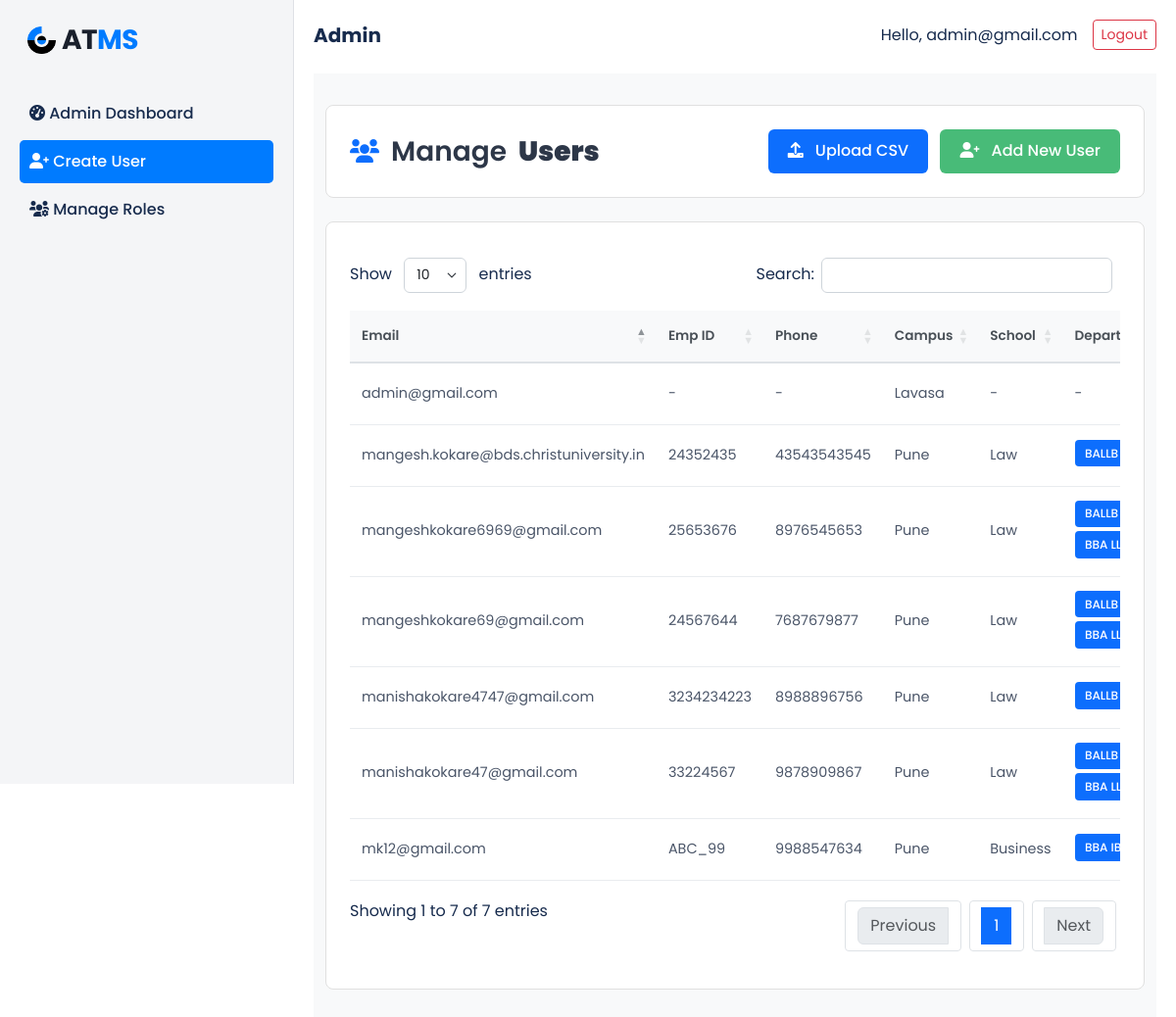
/accounts/create_user/ (signed in), run on an earlier commit of the app's database.
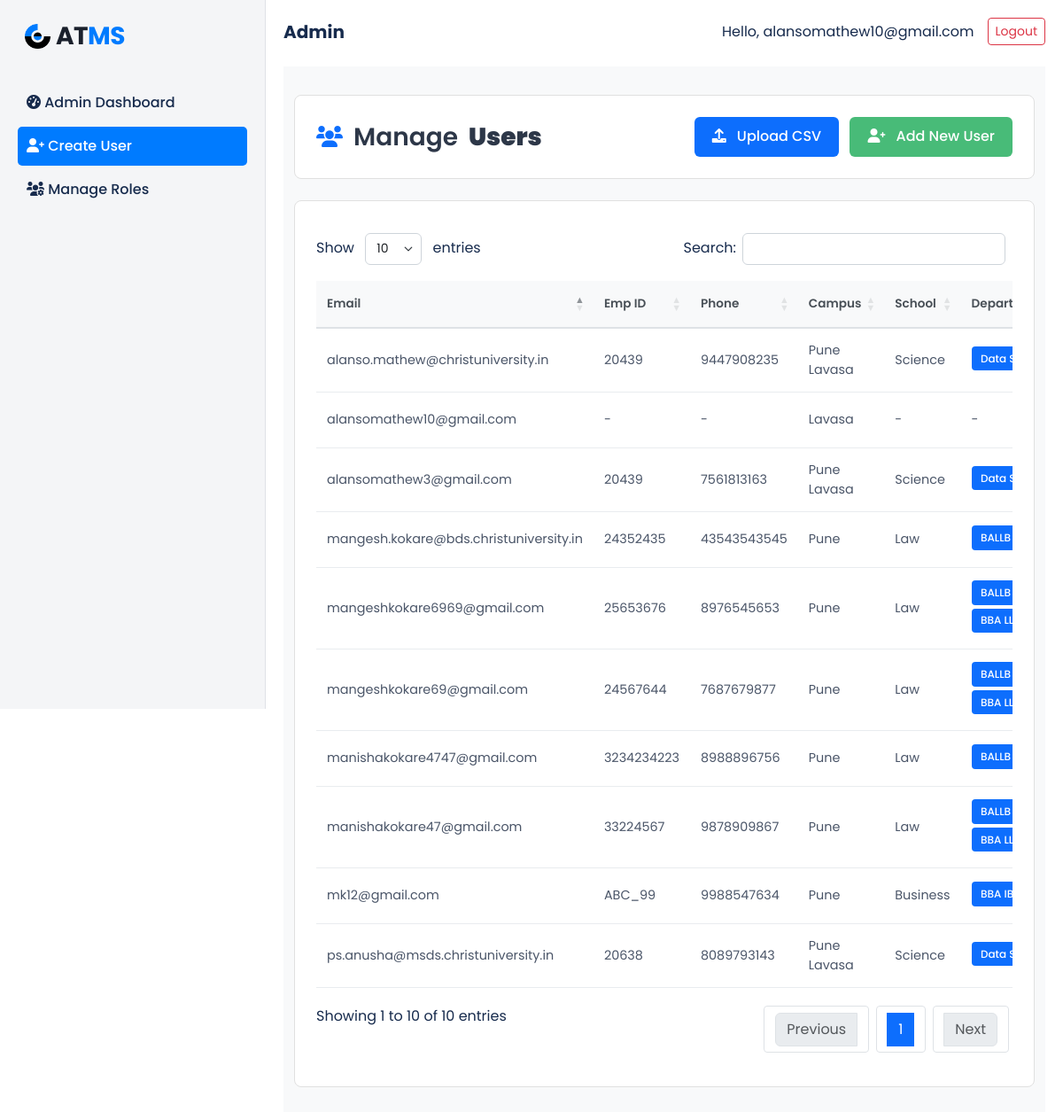
And on a later commit of the database.
### accounts/models.py (models this page shows, shortened)
class CustomUser(AbstractUser):
    emp_id = models.CharField(max_length=20, blank=True, null=True)
    campus = models.ForeignKey('Campus', on_delete=models.SET_NULL, null=True, blank=True)
    school = models.ForeignKey('School', on_delete=models.SET_NULL, null=True, blank=True)
    department = models.ManyToManyField('Department', blank=True)
    phone_number = models.CharField(max_length=15, blank=True, null=True)
    gender = models.CharField(max_length=10, blank=True, null=True)
    phone_no = models.CharField(max_length=15, blank=True, null=True)
    role = models.CharField(
        max_length=10,
        choices=[('admin', 'Admin'), ('hod', 'HOD'), ('staff', 'Staff'), ('student', 'Student')],
        blank=True, null=True,
    )
    email = models.EmailField(unique=True)
    USERNAME_FIELD = 'email'  # login using email
    REQUIRED_FIELDS = ['username']        # must NOT include 'email'

class Campus(models.Model):
    name = models.CharField(max_length=255)

class School(models.Model):
    name = models.CharField(max_length=255)
    campus = models.ForeignKey(Campus, on_delete=models.CASCADE)

class Department(models.Model):
    name = models.CharField(max_length=255)
    school = models.ForeignKey(School, on_delete=models.CASCADE)
    campus = models.ForeignKey(Campus, on_delete=models.CASCADE)

### accounts/views.py (the view, shortened to what this page needs)
# urls.py: path('create_user/', views.create_user, name='create_user'),
def create_user(request):
    campuses = Campus.objects.all()
    schools = School.objects.all()
    departments = Department.objects.all()
    users = CustomUser.objects.all().order_by('-id')  # newest first
    context = {
        'campuses': campuses,
        'schools': schools,
        'departments': departments,
        'users': users
    }
    return render(request, 'accounts/create_user.html', context)

### accounts/context_processors.py (called while the page is built)
def all_projects(request):
    projects = Project.objects.all()
    return {'projects': projects}

def global_teams_and_students(request):
    teams = Team.objects.all()
    students = User.objects.filter(role='staff')
    return {
        'teams': teams,
        'students': students
    }

### accounts/templates/accounts/create_user.html (shortened to what this page needs)
{% extends 'admin_base.html' %}
{% load static %}
{% block content %}
<link rel="stylesheet" type="text/css" href="https://cdn.datatables.net/1.13.6/css/dataTables.bootstrap5.min.css">
<div class="users-container">
    <div class="container-xl">
        <div class="page-header-card">
            <div class="row align-items-center">
                <div class="col-sm-6">
                    <h2 class="page-title">
                        <i class="fa fa-users"></i>
                        Manage <b>Users</b>
                    </h2>
                </div>
                <div class="col-sm-6 text-end">
                    <button class="upload-csv-btn" data-bs-toggle="collapse" data-bs-target="#uploadCsvForm">
                        <i class="fa fa-upload"></i> Upload CSV
                    </button>
                    <button class="add-user-btn" data-bs-toggle="collapse" data-bs-target="#addUserForm">
                        <i class="fa fa-user-plus"></i> Add New User
                    </button>
                </div>
            </div>
        </div>
        {% if users %}
        <div class="table-card">
            <div class="table-responsive">
                <table class="table enhanced-table align-middle mb-0" id="usersDataTable">
                    <thead>
                        <tr>
                            <th>Email</th>
                            <th>Emp ID</th>
                            <th>Phone</th>
                            <th>Campus</th>
                            <th>School</th>
                            <th>Departments</th>
                        </tr>
                    </thead>
                    <tbody>
                        {% for user in users %}
                        <tr data-user-id="{{ user.id }}">
                            <form method="POST" action="{% url 'accounts:update_user_role' user.id %}" class="user-edit-form">
                                <td>
                                    <span class="view-mode">{{ user.email }}</span>
                                </td>
                                <td>
                                    <span class="view-mode">{{ user.emp_id|default:"-" }}</span>
                                </td>
                                <td>
                                    <span class="view-mode">{{ user.phone_number|default:"-" }}</span>
                                </td>
                                <td>
                                    <span class="view-mode">{{ user.campus.name|default:"-" }}</span>
                                </td>
                                <td>
                                    <span class="view-mode">{{ user.school.name|default:"-" }}</span>
                                </td>
                                <td>
                                    <span class="view-mode">
                                        {% if user.department.all %}
                                            {% for dept in user.department.all %}
                                                <span class="badge-dept">{{ dept.name }}</span>
                                            {% endfor %}
                                        {% else %}
                                            -
                                        {% endif %}
                                    </span>
                                </td>
                            </form>
                        </tr>
                        {% endfor %}
                    </tbody>
                </table>
            </div>
        </div>
        {% endif %}
    </div>
</div>
{% endblock %}

### templates/admin_base.html (shortened to what this page needs)
<!DOCTYPE html>
<html lang="en">
{% load static %}
<head>
  <link rel="stylesheet" href="https://cdn.jsdelivr.net/npm/bootstrap@5.3.2/dist/css/bootstrap.min.css">
  <link rel="stylesheet" href="https://cdnjs.cloudflare.com/ajax/libs/font-awesome/6.0.0-beta3/css/all.min.css">
</head>
<body>
<div class="main-container">
  <div class="sidebar">
    <div class="mb-4">
      <div class="sidebar-logo">
        <img src="{% static 'accounts/images/group-481747-1-19.png' %}" alt="Students Logo" class="logo-image">
        AT<span>MS</span>
      </div>
    </div>
    <div class="sidebar-menu">
    <a href="{% url 'accounts:admin_dashboard' %}" class="{% if request.resolver_match.url_name == 'admin_dashboard' %}active{% endif %}">
        <i class="fas fa-tachometer-alt"></i> Admin Dashboard
    </a>
      <a href="{% url 'accounts:create_user' %}" class="{% if request.resolver_match.url_name == 'create_user' %}active{% endif %}">
        <i class="fas fa-user-plus"></i> Create User
      </a>
      <a href="{% url 'accounts:manage_roles' %}" class="{% if request.resolver_match.url_name == 'manage_roles' %}active{% endif %}">
        <i class="fas fa-users-cog"></i> Manage Roles
      </a>
    </div>
  </div>
  <div class="main-content">
    <div class="top-navbar mb-4">
      <div class="d-flex align-items-center flex-wrap">
        <div class="brand">Admin </div>
      </div>
      <div class="user-info">
        <span>Hello, {{ request.user.email }}</span>
        <form action="{% url 'accounts:logout' %}" method="post">
          <button type="submit" class="btn btn-sm btn-outline-danger" id="logoutBtn">Logout</button>
        </form>
      </div>
    </div>
    {% block content %}{% endblock %}
  </div>
</div>
</body>
</html>

What changed in the data, as far as the page shows it:
changed CustomUser "Lavasa": user.email "admin@gmail.com" → "alansomathew10@gmail.com"; email "admin@gmail.com" → "alansomathew10@gmail.com"
added CustomUser: email "alansomathew3@gmail.com", emp_id "20439", phone_number "7561813163", campus.name "Pune Lavasa", school.name "Science"
added Department: name "Data…"
added CustomUser: email "ps.anusha@msds.christuniversity.in", emp_id "20638", phone_number "8089793143", campus.name "Pune Lavasa", school.name "Science"
added CustomUser: email "alanso.mathew@christuniversity.in", emp_id "20439", phone_number "9447908235", campus.name "Pune Lavasa", school.name "Science"
Also different on the page:
text written by a page script: "Show entries Search: Showing 1 to 7 of 7 entries Previous 1 Next" → "Show entries Search: Showing 1 to 10 of 10 entries Previous 1 Next"
